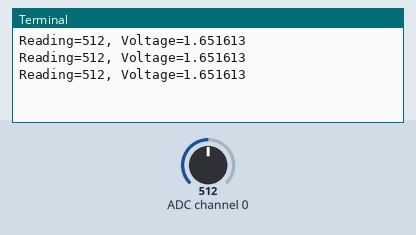
Simulated run of this program. Board: Raspberry Pi (BCM pin numbers). Parts: the last lines printed to the terminal. The test bench sets the inputs (shaded band); at power-on: ADC channel 0 = 512 (analog values on the 0–1023 scale).

Above: at 1.2 s.
1.3 s: ADC channel 0 set to 716
At 1.9 s:
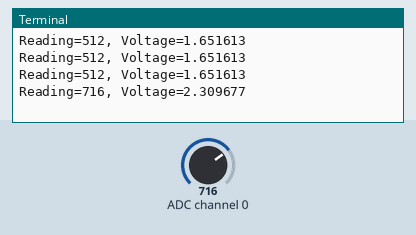
2.8 s: ADC channel 0 set to 900
At 3.4 s:
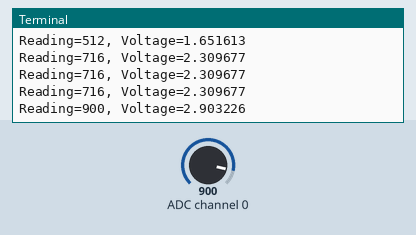
Timing chart, 0 to 5.8 s (numbered marks = the images above; inputs shaded):
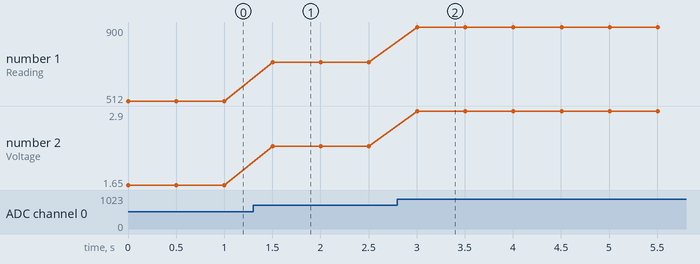

Measured:
- after the input at 1.3 s, the terminal: prints a new line after 0.20 s (image 1)
- after the input at 2.8 s, the terminal: prints a new line after 0.20 s (image 2)
- plotted number 1: 512 → 716 after the input at 1.3 s, 716 → 900 after the input at 2.8 s
- plotted number 2: 1.65 → 2.31 after the input at 1.3 s, 2.31 → 2.9 after the input at 2.8 s

The program:

potentionmeter.py
```python
import spidev
import time

# SPI 인스턴스 생성
spi = spidev.SpiDev()

# SPI 통신 시작
spi.open(0, 0) #bus : 0, device  : 0 (CE0, CE1)

# SPI 최대 통신 속도 설정
spi.max_speed_hz = 100000

# 채널에서 읽어온 아날로그값을 디지털로 변환하여 리턴하는 함수
def analog_read(channel):
    # [byte_1, byte_2, byte_3]
    # byte_1 : 1
    # byte_2 : channel(0) + 8 = 0000 1000 << 4 -> 1000 0000
    # byte_3 : 0
    ret = spi.xfer2([1, (channel + 8) << 4, 0])
    adc_out = ((ret[1] & 3) << 8) + ret[2]
    return adc_out

try:
    while True:
        reading = analog_read(0)
        # 전압수치로 변환
        vlotage = reading * 3.3 / 1023
        print("Reading=%d, Voltage=%f" % (reading, vlotage))
        time.sleep(0.5)
finally:
    spi.close()
```
